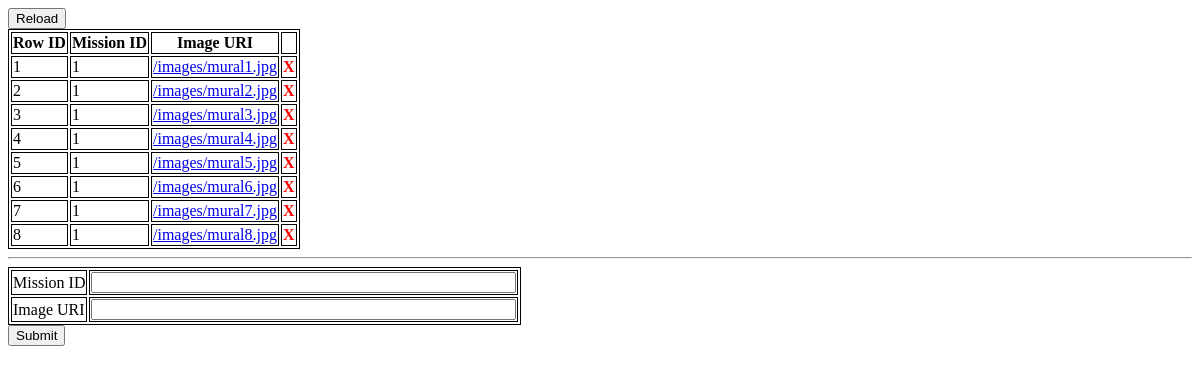
Screenshot of /www/dba/missionimage.php with the database file from the repository.
### tables this page shows
CREATE TABLE missionimage (
  id int(11) NOT NULL AUTO_INCREMENT,
  missionID int(11) NOT NULL,
  imageURI varchar(10000) NOT NULL,
  PRIMARY KEY (id),
  KEY missionID (missionID),
  CONSTRAINT missionimage_ibfk_1 FOREIGN KEY (missionID) REFERENCES mission (id) ON DELETE CASCADE ON UPDATE CASCADE
);

### www/dba/missionimage.php (the view, shortened to what this page needs)
<!DOCTYPE html>
<html>
<head>
<link rel="stylesheet" type="text/css" href="dba.css">
</head>
<body>
<?php
$db = new mysqli("localhost", "pgh-challenge", "5NdSW4FaAqQXthqs", "game");
$table = "missionimage";
$stmt = $db->prepare("select id, missionID, imageURI from $table");
echo "<input class=\"refreshBtn\" type=\"button\" value=\"Reload\" onclick=\"refreshPage()\" />\n";
echo "<table id=\"dataTable\">\n";
echo "<tr><th>Row ID</th><th>Mission ID</th><th>Image URI</th>";
echo "<td></td></tr>\n";
$stmt->execute();
$stmt->bind_result($id, $mid, $imguri);
while($stmt->fetch())
{
	echo "<tr>".
	"<td>$id</td><td>$mid</td>".
	"<td><a href=\"$imguri\" target=\"_blank\">$imguri</a></td>".
	"<td><a class=\"deletetext\" href=\"javascript:void(0)\" onclick=\"removeRow($id)\">X</a></td>".
	"</tr>\n";
}
echo "</table>\n";
?>
<hr/>
<form method="post" action="missionimage.php">
<table>
<tr><td>Mission ID</td><td><input name="mid" type="text" size="50"/ ></td></tr>
<tr><td>Image URI</td><td><input name="imguri" type="text" size="50" /></td></tr>
</table>
<input type="Submit" />
</form>
</body>
</html>

### www/dba/dba.css (style rules this page uses)
table, tr, td, th { border: 1px solid black; }
.errortext, .deletetext { font-weight: bold; color: red; text-decoration: none; }
.refreshBtn { vertical-align: top; display:block; }

### rows the page displays
missionimage: id "1", missionID "1", imageURI "/images/mural1.jpg"
missionimage: id "2", missionID "1", imageURI "/images/mural2.jpg"
missionimage: id "3", missionID "1", imageURI "/images/mural3.jpg"
missionimage: id "4", missionID "1", imageURI "/images/mural4.jpg"
missionimage: id "5", missionID "1", imageURI "/images/mural5.jpg"
missionimage: id "6", missionID "1", imageURI "/images/mural6.jpg"
missionimage: id "7", missionID "1", imageURI "/images/mural7.jpg"
missionimage: id "8", missionID "1", imageURI "/images/mural8.jpg"
